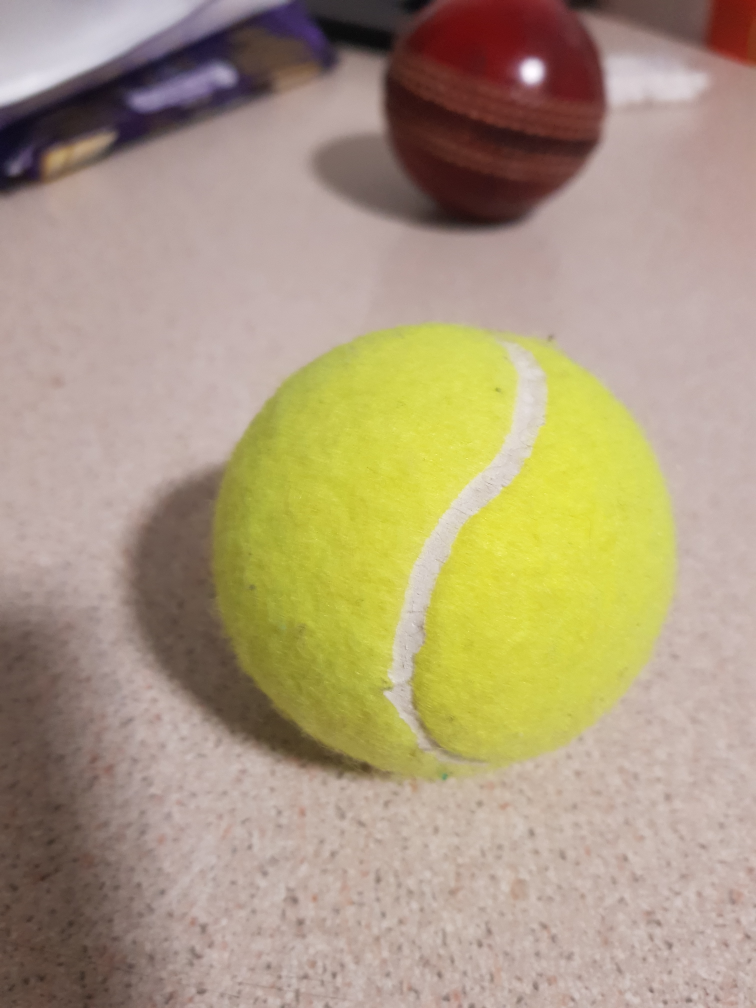
#> input picture Green_Ball.jpg, 3024 x 4032 px (shown at 1/4 size)
$ python color_picker.py
#> lines starting #> are read from the running program, lines starting #| are printed output that depends on the picture
from cv2 import cv2
import numpy as np
# [27 lines of commented-out code are left out]
image = cv2.imread('Green_Ball.jpg')
#> image is the input picture: shape (4032, 3024, 3); mean B, G, R 125.8, 154.7, 171.5
output = image.copy()
gray = cv2.cvtColor(image, cv2.COLOR_BGR2GRAY)
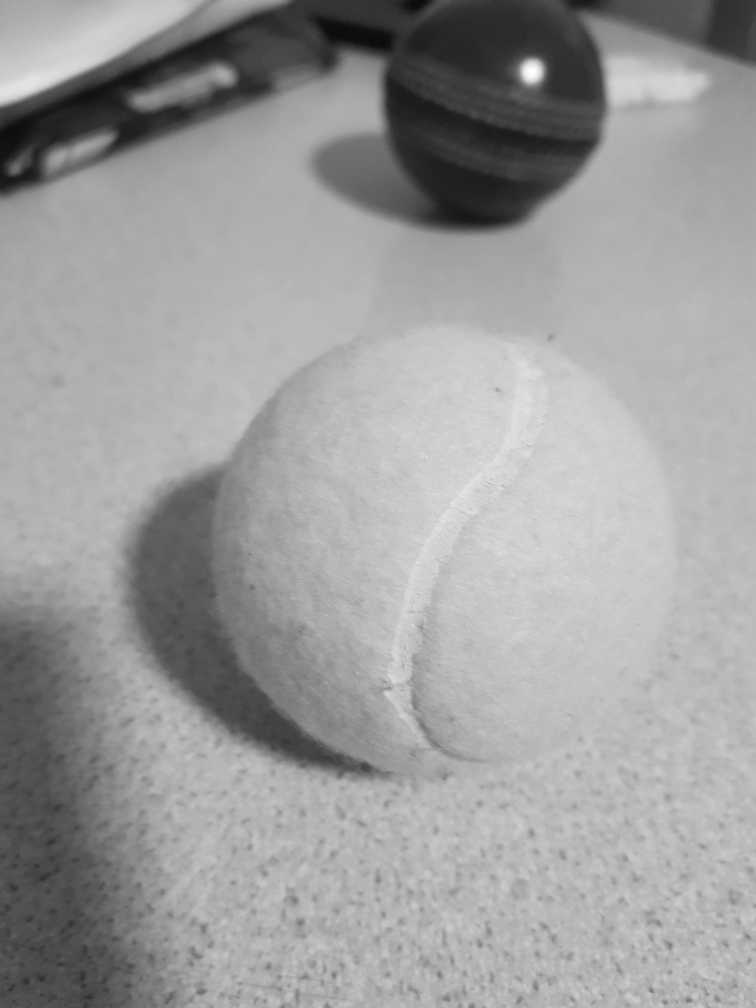
#> gray: shape (4032, 3024) (shown at 1/4 size); min 3, max 254, mean 156.4
# detect circles in the image
circles = cv2.HoughCircles(gray, cv2.HOUGH_GRADIENT, 1.2, 100)# ensure at least some circles were found
#> circles = None
if circles is not None:
	# convert the (x, y) coordinates and radius of the circles to integers
	circles = np.round(circles[0, :]).astype("int")
	# loop over the (x, y) coordinates and radius of the circles
	for (x, y, r) in circles:
		# draw the circle in the output image, then draw a rectangle
		# corresponding to the center of the circle
		cv2.circle(output, (x, y), r, (0, 255, 0), 4)
		cv2.rectangle(output, (x - 5, y - 5), (x + 5, y + 5), (0, 128, 255), -1)
	# show the output image
	cv2.imshow("output", image)
	cv2.waitKey(0)
